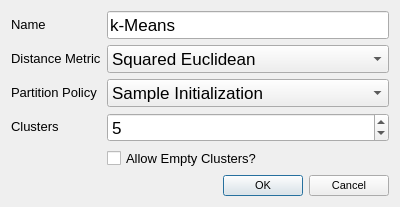
<?xml version="1.0" encoding="UTF-8"?>
<ui version="4.0">
 <class>KMeansDialog</class>
 <widget class="QDialog" name="KMeansDialog">
  <property name="geometry">
   <rect>
    <x>0</x>
    <y>0</y>
    <width>400</width>
    <height>193</height>
   </rect>
  </property>
  <property name="font">
   <font>
    <pointsize>10</pointsize>
   </font>
  </property>
  <property name="windowTitle">
   <string>k-Means</string>
  </property>
  <layout class="QFormLayout" name="formLayout">
   <item row="0" column="0">
    <widget class="QLabel" name="nameLabel">
     <property name="text">
      <string>Name</string>
     </property>
    </widget>
   </item>
   <item row="0" column="1">
    <widget class="QLineEdit" name="nameLineEdit">
     <property name="font">
      <font>
       <pointsize>13</pointsize>
      </font>
     </property>
     <property name="text">
      <string>k-Means</string>
     </property>
    </widget>
   </item>
   <item row="2" column="0">
    <widget class="QLabel" name="partitionLabel">
     <property name="text">
      <string>Partition Policy</string>
     </property>
    </widget>
   </item>
   <item row="2" column="1">
    <widget class="QComboBox" name="partitionComboBox">
     <property name="font">
      <font>
       <pointsize>13</pointsize>
      </font>
     </property>
     <item>
      <property name="text">
       <string>Sample Initialization</string>
      </property>
     </item>
     <item>
      <property name="text">
       <string>Random Partition</string>
      </property>
     </item>
     <item>
      <property name="text">
       <string>Refined Start</string>
      </property>
     </item>
    </widget>
   </item>
   <item row="1" column="0">
    <widget class="QLabel" name="metricLabel">
     <property name="text">
      <string>Distance Metric</string>
     </property>
    </widget>
   </item>
   <item row="1" column="1">
    <widget class="QComboBox" name="metricComboBox">
     <property name="font">
      <font>
       <pointsize>13</pointsize>
      </font>
     </property>
     <item>
      <property name="text">
       <string>Squared Euclidean</string>
      </property>
     </item>
     <item>
      <property name="text">
       <string>Euclidean</string>
      </property>
     </item>
     <item>
      <property name="text">
       <string>Chebyshev</string>
      </property>
     </item>
     <item>
      <property name="text">
       <string>Manhattan</string>
      </property>
     </item>
    </widget>
   </item>
   <item row="3" column="1">
    <widget class="QSpinBox" name="clustersSpinBox">
     <property name="font">
      <font>
       <pointsize>13</pointsize>
      </font>
     </property>
     <property name="minimum">
      <number>2</number>
     </property>
     <property name="maximum">
      <number>8</number>
     </property>
     <property name="value">
      <number>5</number>
     </property>
    </widget>
   </item>
   <item row="3" column="0">
    <widget class="QLabel" name="clusterLabel">
     <property name="text">
      <string>Clusters</string>
     </property>
    </widget>
   </item>
   <item row="4" column="1">
    <widget class="QCheckBox" name="emptyCheckBox">
     <property name="text">
      <string>Allow Empty Clusters?</string>
     </property>
    </widget>
   </item>
   <item row="5" column="1">
    <widget class="QDialogButtonBox" name="buttonBox">
     <property name="font">
      <font>
       <pointsize>8</pointsize>
      </font>
     </property>
     <property name="orientation">
      <enum>Qt::Horizontal</enum>
     </property>
     <property name="standardButtons">
      <set>QDialogButtonBox::Cancel|QDialogButtonBox::Ok</set>
     </property>
    </widget>
   </item>
  </layout>
 </widget>
 <resources/>
 <connections>
  <connection>
   <sender>buttonBox</sender>
   <signal>accepted()</signal>
   <receiver>KMeansDialog</receiver>
   <slot>accept()</slot>
   <hints>
    <hint type="sourcelabel">
     <x>379</x>
     <y>197</y>
    </hint>
    <hint type="destinationlabel">
     <x>157</x>
     <y>156</y>
    </hint>
   </hints>
  </connection>
  <connection>
   <sender>buttonBox</sender>
   <signal>rejected()</signal>
   <receiver>KMeansDialog</receiver>
   <slot>reject()</slot>
   <hints>
    <hint type="sourcelabel">
     <x>393</x>
     <y>197</y>
    </hint>
    <hint type="destinationlabel">
     <x>286</x>
     <y>156</y>
    </hint>
   </hints>
  </connection>
 </connections>
</ui>
